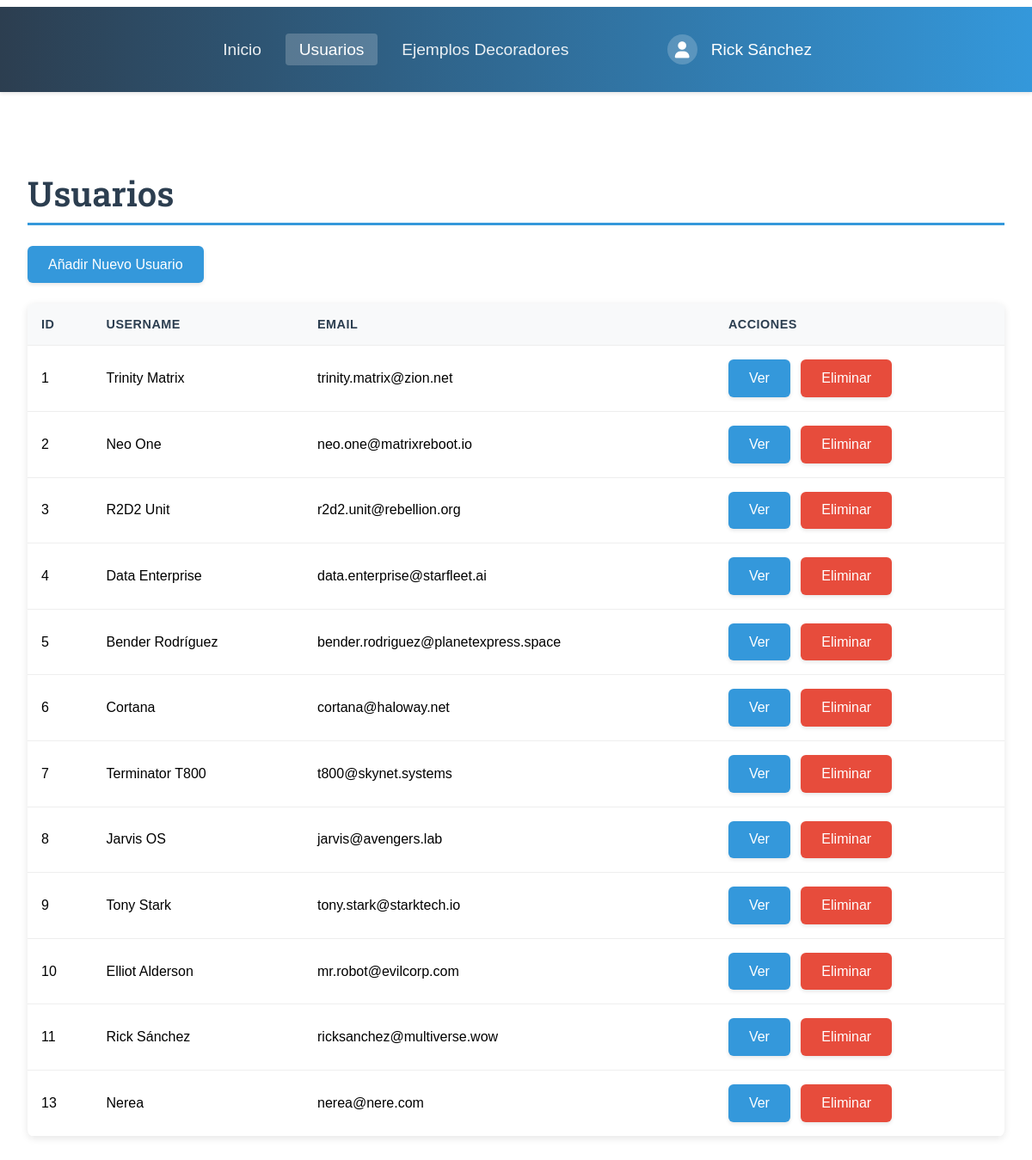
Before: /users/view (signed in) with the older database file.
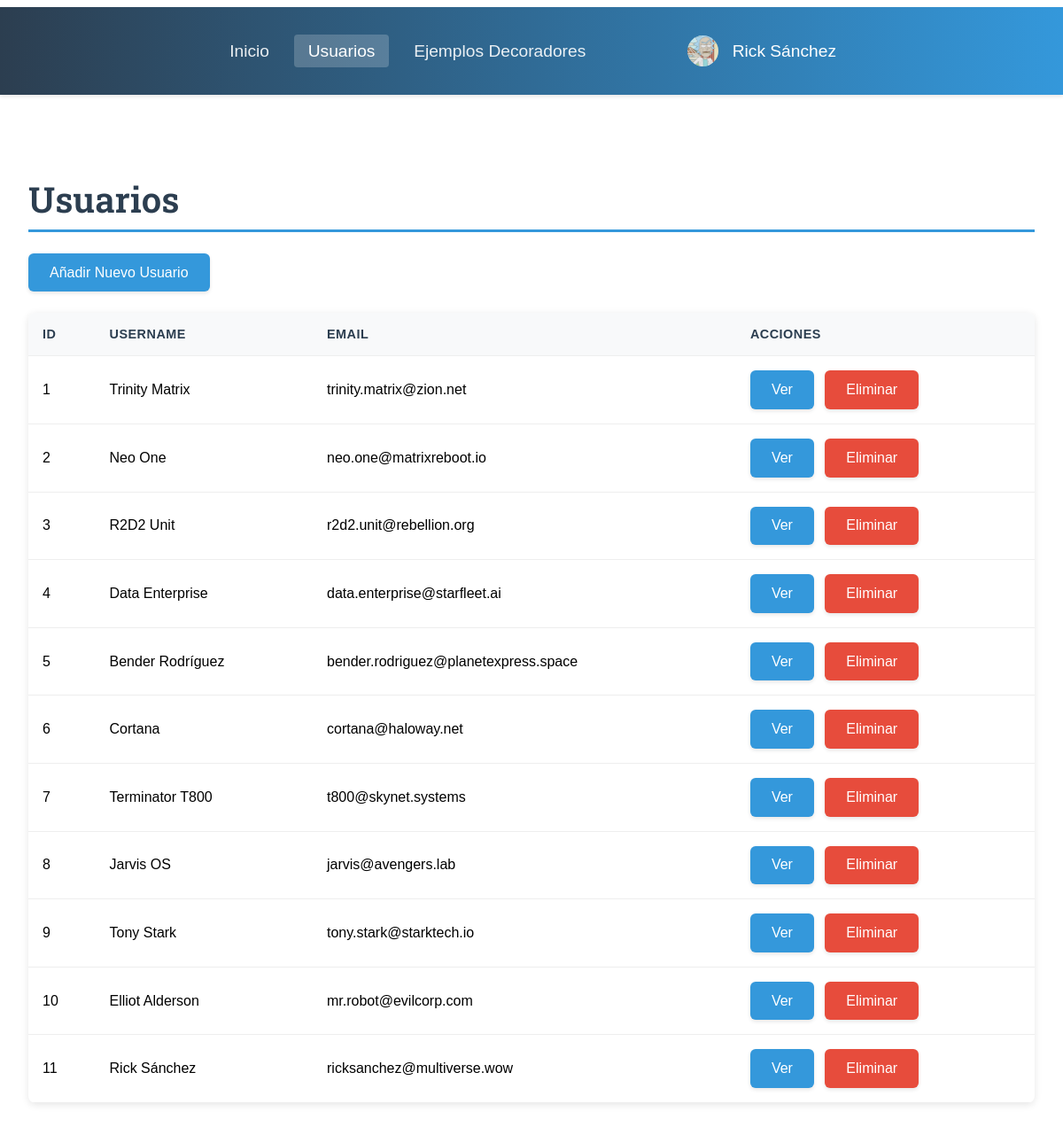
After: the same page with the newer database file.
### tables this page shows
CREATE TABLE "users" (
	"id"	INTEGER,
	"username"	TEXT NOT NULL,
	"email"	TEXT NOT NULL UNIQUE,
	"password"	TEXT NOT NULL DEFAULT 1234,
	PRIMARY KEY("id" AUTOINCREMENT)
);

CREATE TABLE profile (
        id INTEGER PRIMARY KEY AUTOINCREMENT,
        user_id INTEGER,
        bio TEXT,
        movie_id INTEGER, avatar_path TEXT,
        FOREIGN KEY (user_id) REFERENCES users(id),
        FOREIGN KEY (movie_id) REFERENCES movie(id)
    );

### routes.py (the view)
    @app.route('/users/view')
    @login_required
    def list_users_view():
        users = get_users()
        return render_template('users.html', users=users)

### app.py (called while the page is built)
@login_manager.user_loader
def load_user(user_id):
    return get_user_by_id(user_id)

### models.py (called while the page is built)
def get_db_connection():
    conn = sqlite3.connect(table_name)
    conn.row_factory = sqlite3.Row  # Para obtener resultados como diccionarios y nos deja acceder por nombre de la columnauser['username'] en vez de por id user[0]
    return conn

def get_users():
    conn = get_db_connection()  # Uso de la función de conexión con el concepto de segmentación de código
    cursor = conn.cursor()
    cursor.execute('SELECT * FROM users')
    users = cursor.fetchall()
    conn.close()
    return users

def get_user_by_id(user_id):
    conn = get_db_connection()
    cursor = conn.cursor()
    cursor.execute('SELECT * FROM users WHERE id = ?', (user_id,))
    user_data = cursor.fetchone()
    conn.close()
    if user_data:
        return User(
            id=user_data['id'],
            username=user_data['username'],
            email=user_data['email'],
            password=user_data['password']
        )
    return None

### templates/users.html (shortened to what this page needs)
{% extends 'base.html' %}
{% block content %}
    <h1>Usuarios</h1>
    <div class="actions-top">
        <a href="{{ url_for('add_user_view') }}" class="button">Añadir Nuevo Usuario</a>
    </div>
    <table>
        <thead>
            <tr>
                <th>ID</th>
                <th>Username</th>
                <th>Email</th>
                <th>Acciones</th>
            </tr>
        </thead>
        <tbody>
            {% for user in users %}
            <tr>
                <td>{{ user.id }}</td>
                <td>{{ user.username }}</td>
                <td>{{ user.email }}</td>
                <td>
                    <a href="{{ url_for('view_user', user_id=user.id) }}" class="button">Ver</a>
                    <button data-user-id="{{ user.id }}" class="button-del">Eliminar</button>
                </td>
            </tr>
            {% endfor %}
        </tbody>
    </table>
{% endblock %}

### templates/base.html (shortened to what this page needs)
<!DOCTYPE html>
<html>
<head>
    <link rel="stylesheet" href="{{ url_for('static', filename='css/style.css') }}">
    <link rel="stylesheet" href="https://cdnjs.cloudflare.com/ajax/libs/font-awesome/6.0.0/css/all.min.css">
</head>
<body>
    <nav>
        <div class="nav-container">
            <div class="nav-links">
                <a href="{{ url_for('index') }}" class="{{ 'active' if request.endpoint == 'index' }}">Inicio</a>
                {% if current_user.is_authenticated %}
                    <a href="{{ url_for('list_users_view') }}" class="{{ 'active' if request.endpoint == 'list_users_view' }}">Usuarios</a>
                    <a href="{{ url_for('ejemplos_decoradores') }}" class="{{ 'active' if request.endpoint == 'ejemplos_decoradores' }}">Ejemplos Decoradores</a>
                {% endif %}
            </div>
            {% if current_user.is_authenticated %}
                <div class="user-menu">
                    <div class="user-dropdown">
                        <div class="user-info">
                            <div class="user-avatar">
                                {% if profile and profile.avatar_path %}
                                    <img src="{{ url_for('static', filename='avatars/' + profile.avatar_path) }}" alt="Avatar">
                                {% else %}
                                    <i class="fas fa-user user-avatar-placeholder"></i>
                                {% endif %}
                            </div>
                            <span class="username">{{ current_user.username }}</span>
                        </div>
                    </div>
                </div>
            {% else %}
                <div class="nav-links">
                    <a href="{{ url_for('login') }}" class="{{ 'active' if request.endpoint == 'login' }}">Login</a>
                </div>
            {% endif %}
        </div>
    </nav>
    <div class="content">
        {% block content %}{% endblock %}
    </div>
</body>
</html>

Changed rows visible on the page:
removed users: id "13", username "Nerea", email "nerea@nere.com"
now on this page (row edited): profile: avatar_path (picture)
